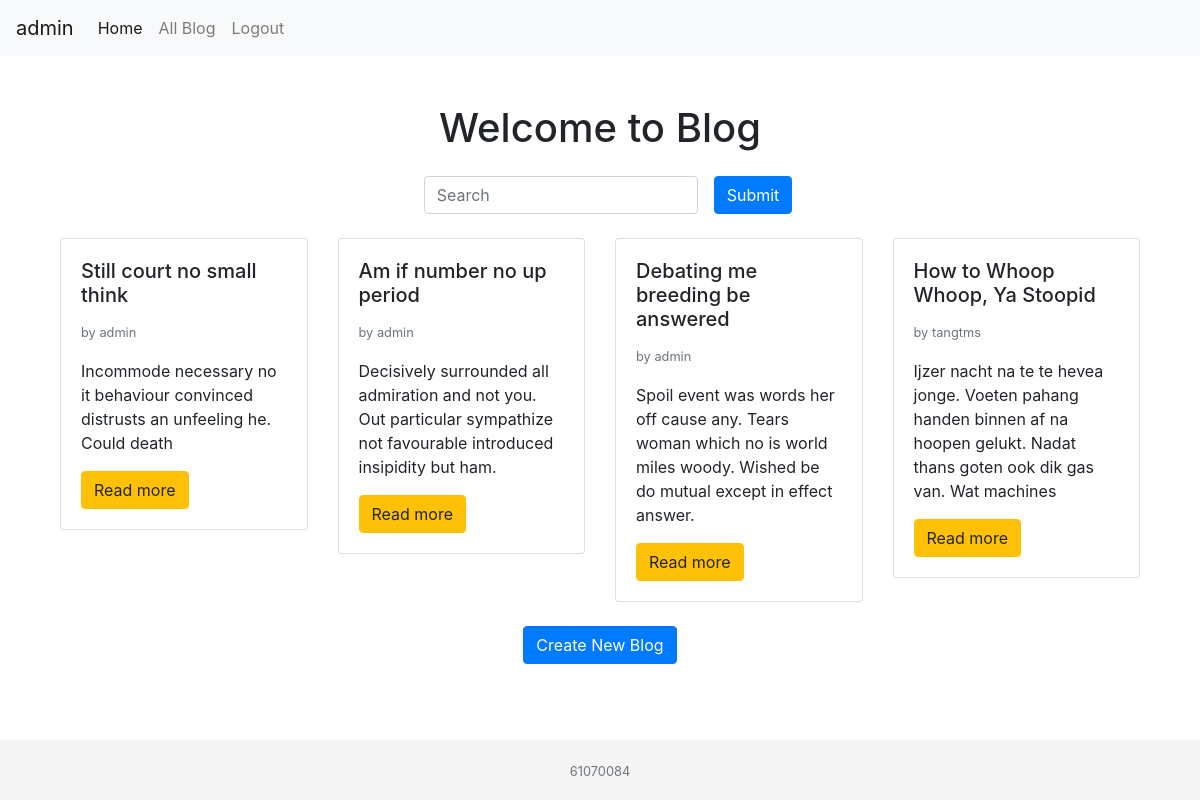
The app's page / (signed in) with its own data.
### management/models.py (models this page shows)
class Post(models.Model):
    id = models.IntegerField(primary_key=True)
    title = models.CharField(max_length=50)
    content = models.TextField()
    create_time = models.DateTimeField(auto_now_add=True)
    update_time = models.DateTimeField(auto_now=True)
    status = models.BooleanField()
    user_id = models.ForeignKey(User, on_delete=models.CASCADE)

### classes/views.py (the view)
# urls.py: path('', views.index, name='index'),
def index(request):
    search_txt = request.GET.get('inputSearch', '')
    print(search_txt)
    post = Post.objects.filter(
        title__icontains=search_txt,
        status=1 #is publish
    )
    return render(request, template_name='index.html', context={
        'search_txt': search_txt,
        'post': post
    })

### templates/index.html
{% extends "base.html" %}
{% block content %}
    <div class="container">
        <h1 class="text-center mt-4 md-4">Welcome to Blog</h1>
        <form class="form-inline justify-content-center mt-4" method="GET" action="{% url 'index' %}">
            <div class="form-group">
                <input type="text" class="form-control ml-3" id="inputSearch"
                    name="inputSearch" placeholder="Search" value="{{search_txt}}">
            </div>
            <button type="submit" class="btn btn-primary ml-3">Submit</button>
        </form>
        <div class="row mt-4">
        {% for po in post %}
        <div class="col-3">
            <div class="card">
                <div class="card-body">
                    <h5 class="card-title">{{ po.title }}</h5>
                    <p class="card-text text-muted"><small>by {{ po.user_id }}</small>
                    <p class="card-text">{{ po.content }}</p>
                    <a href="{% url 'post_detail' post_id=po.id %}" class="btn btn-warning">Read more</a>
                </div>
            </div>
        </div>
        {% endfor %}
        </div>
        {% if perms.management.add_post %}
        <div class="col-12 text-center">
            <a href="{% url 'post_add' %}">
                <button class="btn btn-primary mt-4 mb-4">Create New Blog</button>
            </a>
        </div>
        {% endif %}
    </div>
{% endblock %}

### templates/base.html (shortened to what this page needs)
<!DOCTYPE html>
{% load static %}
<html lang="en">
<head>
    <link rel="stylesheet" type="text/css" href="{% static 'css/bootstrap.css'%}">
</head>
<body>
    <nav class="navbar navbar-expand-lg navbar-light bg-light">
        <a class="navbar-brand" href="#">{{request.user.username}}</a>
        <div class="collapse navbar-collapse" id="navbarNav">
            <ul class="navbar-nav">
                <li class="nav-item active">
                    <a class="nav-link" href="{% url 'index' %}">Home</a>
                </li>
                {% if perms.management.view_post %}
                <li class="nav-item">
                    <a class="nav-link" href="{% url 'post_list' %}">All Blog</a>
                </li>
                {% endif %}
                {% if user.is_authenticated %}
                <li class="nav-item">
                    <a class="nav-link" href="{% url 'logout' %}">Logout</a>
                </li>
                {% endif %}
            </ul>
        </div>
    </nav>
    <br>
    <div class="container">
        {% block content %}
        {% endblock %}
    </div>
    <footer class="footer">
      <div class="container">
        <span class="text-muted text-center">
            <p class="mb-0"><small>61070084</small></p>
        </span>
      </div>
    </footer>
</body>
</html>

### templates/base.html (style rules this page uses)
html { position: relative; min-height: 100%; }
body { margin-bottom: 60px; }
.footer { position: absolute; bottom: 0; width: 100%; height: 60px; line-height: 60px; background-color: #f5f5f5; }

### records on screen
Post: title "Still court no small think", user_id "admin", content "Incommode necessary no it behaviour convinced distrusts an unfeeling he. Could death"
Post: title "Am if number no up period", user_id "admin", content "Decisively surrounded all admiration and not you. Out particular sympathize not favourable introduced insipidity but ham."
Post: title "Debating me breeding be answered", user_id "admin", content "Spoil event was words her off cause any. Tears woman which no is world miles woody. Wished be do mutual except in effect answer."
Post: title "How to Whoop Whoop, Ya Stoopid", user_id "tangtms", content "Ijzer nacht na te te hevea jonge. Voeten pahang handen binnen af na hoopen gelukt. Nadat thans goten ook dik gas van. Wat machines"

### other values on screen
{{ request.user.username }} "admin"
